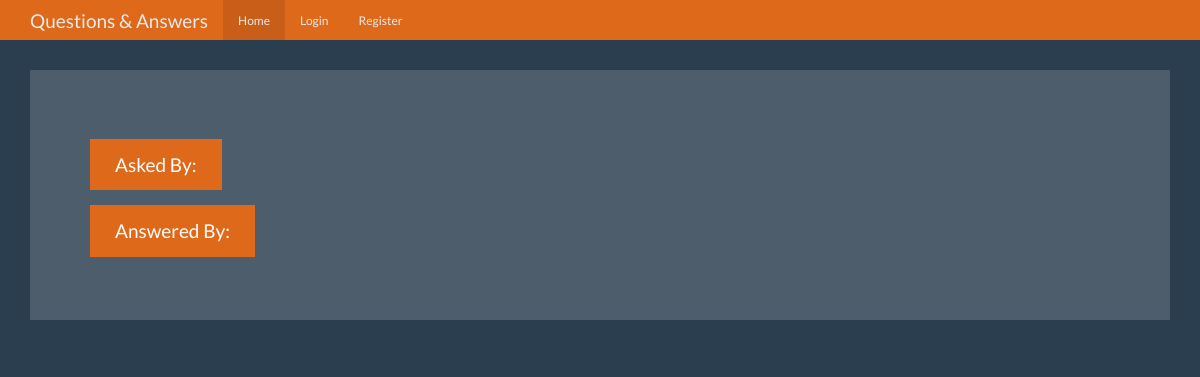
Page /questions/6/info on the earlier database version.
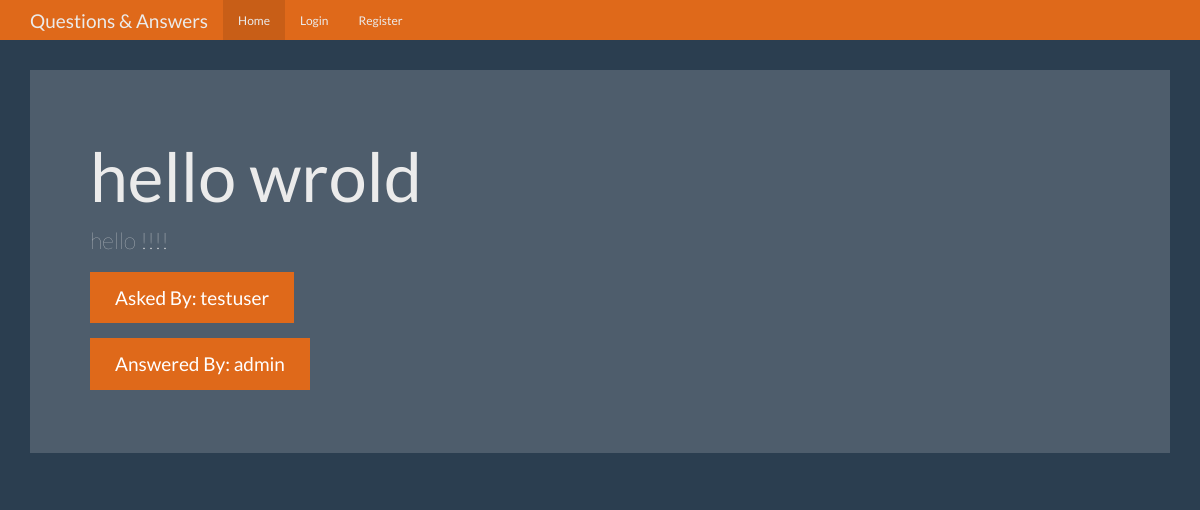
Same page on the later database version.
### tables this page shows
CREATE TABLE questions
(
    id          integer primary key autoincrement,
    question    text not null,
    answer_text text,
    asked_by_id text not null,
    expert_id   text not null
);

CREATE TABLE users
(
    id       integer primary key autoincrement,
    name     text    not null,
    password text    not null,
    expert   boolean not null,
    admin    boolean not null
);

### app.py (the view)
@app.route('/questions/<int:question_id>/info')
def question(question_id):
    user = get_current_user()
    db = database.get_db()
    q_cur = db.execute('''
        select
        questions.question as text,
        questions.answer_text as answer,
        users_experts.name as expert_name,
        users_asked_by.name as asked_by_name
        from questions
        join users as users_asked_by on users_asked_by.id = questions.asked_by_id
        join users as users_experts on users_experts.id = questions.expert_id
        where questions.id = ?
    ''', [question_id])
    question_data = q_cur.fetchone()
    return render_template('pages/question.html', head_title='Question', user=user, question=question_data)

### app.py (called while the page is built)
def get_current_user():
    user_result = None
    if 'user' in session:
        user = session['user']
        db = database.get_db()
        user_cur = db.execute('select * from users where name = ?', [user])
        user_result = user_cur.fetchone()
    return user_result

### database.py (called while the page is built)
def connect_db():
    conn = sqlite3.connect(settings.SQLITE_DB_PATH)
    conn.row_factory = DbRow
    return conn

def get_db():
    if not hasattr(g, 'sqlite_db'):
        g.sqlite_db = connect_db()
    return g.sqlite_db

### templates/pages/question.html
{% extends 'base.html' %}
{% block content %}
    <div class="container theme-showcase" role="main">
      <div class="jumbotron">
        <h1>{{ question.text }}</h1>
        <p>{{ question.answer }}</p>
        <p><a class="btn btn-primary btn-lg">Asked By: {{ question.asked_by_name }}</a></p>
        <p><a class="btn btn-primary btn-lg">Answered By: {{ question.expert_name }}</a></p>
      </div>
    </div>
{% endblock %}

Differences in the rows shown:
added questions: text "hello wrold", answer "hello !!!!"
now on this page (row edited): users: asked_by_name "testuser"
now on this page (row unchanged): users: expert_name "admin"
